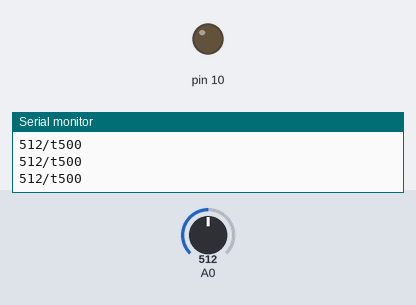
A sketch run on a simulated Arduino Uno, built with avr-gcc and run on an emulated ATmega328P. On the bench: output pins drawn as LEDs (lit = HIGH), the last lines printed to the serial monitor. The inputs (shaded band) are chosen by the test bench; at power-on: A0 = 512.

Above: at 1.2 s.
1.3 s: A0 set to 412
2.8 s: A0 set to 386
At 3.2 s:
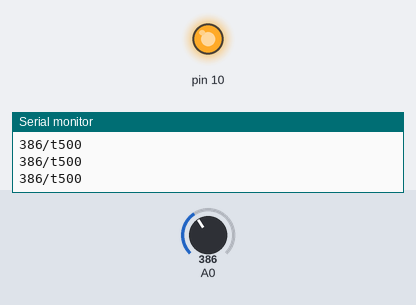
4.3 s: A0 set to 410
At 5.4 s:
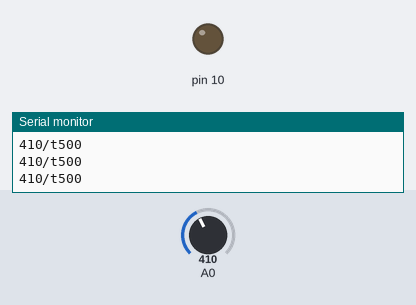
5.8 s: A0 set to 390
At 6.8 s:
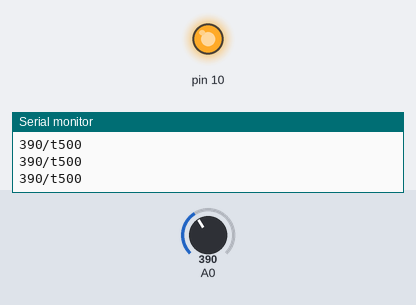
Timing chart, 0 to 8.8 s (numbered marks = the images above; inputs shaded):
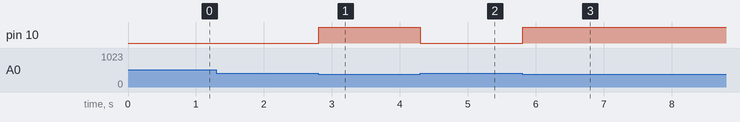

The sketch:

ldrFELIPE.ino
```cpp
int valorLDR = 0;
void setup() {
  // put your setup code here, to run once:
pinMode(A0,INPUT);
pinMode(10,OUTPUT);
Serial.begin(9600);
}
void loop() {
  valorLDR = analogRead (A0);

  Serial.print(valorLDR);
 Serial.print("/t");
 Serial.println(500);
 if(valorLDR <400) {
  digitalWrite(10,HIGH);
 }else{
  digitalWrite(10,LOW);
 }
 delay(10);
}
```

Measured:
- the behaviour switches between 400 and 399 on A0 (found by bisection; images 0 and 1)
- after the input at 2.8 s, pin 10: LOW → HIGH at once
- after the input at 4.3 s, pin 10: HIGH → LOW at once
- after the input at 5.8 s, pin 10: LOW → HIGH at once
